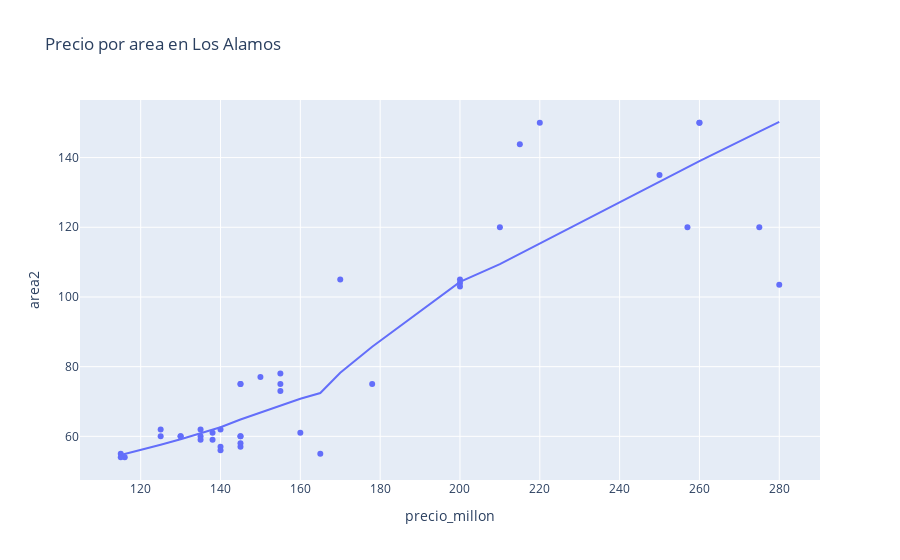

The notebook cell this image was saved under:
### Markdown cell above
Analizando barrio Los Alamos

### Code cell
alamos_plot= dq3.loc[dq3["Barrio"] =="alamos"]
fig1 = px.scatter(alamos_plot, x="precio_millon", y="Area_contruida", trendline="lowess",
                 title="Precio por area en Los Alamos",
                labels={"Area_contruida":"area2"})

fig1.show()

### Figure 1 — Plotly figure (JSON) as saved in the notebook; plotly's stock layout.template omitted (floating-point values rounded to 4 significant figures)
{"data": [{"hovertemplate": "precio_millon=%{x}<br>area2=%{y}<extra></extra>", "legendgroup": "", "marker": {"color": "#636efa", "symbol": "circle"}, "mode": "markers", "name": "", "orientation": "v", "showlegend": false, "type": "scatter", "x": [125, 138, 135, 130, 140, 160, 135, 145, 135, 140, 178, 116, 115, 165, 155, 145, 150, 170, 260, 215, 200, 200, 210, 200, 257, 125, 145, 280, 260, 155, 250, 145, 155, 275, 140, 145, 145, 130, 115, 138, 220], "xaxis": "x", "y": [62, 61, 59, 60, 62, 61, 60, 57, 62, 57, 75, 54, 55, 55, 73, 60, 77, 105, 150, 143.8, 104, 103, 120, 105, 120, 60, 75, 103.5, 150, 75, 135, 75, 78, 120, 56, 60, 58, 60, 54, 59, 150], "yaxis": "y"}, {"hovertemplate": "<b>LOWESS trendline</b><br><br>precio_millon=%{x}<br>area2=%{y} <b>(trend)</b><extra></extra>", "legendgroup": "", "marker": {"color": "#636efa", "symbol": "circle"}, "mode": "lines", "name": "", "showlegend": false, "type": "scatter", "x": [115, 115, 116, 125, 125, 130, 130, 135, 135, 135, 138, 138, 140, 140, 140, 145, 145, 145, 145, 145, 145, 150, 155, 155, 155, 160, 165, 170, 178, 200, 200, 200, 210, 215, 220, 250, 257, 260, 260, 275, 280], "xaxis": "x", "y": [54.67, 54.67, 54.95, 57.6, 57.6, 59.19, 59.19, 60.86, 60.86, 60.86, 61.87, 61.87, 62.62, 62.62, 62.62, 64.82, 64.82, 64.82, 64.82, 64.82, 64.82, 66.77, 68.68, 68.68, 68.68, 70.78, 72.44, 78.27, 85.7, 104.3, 104.3, 104.3, 109.4, 112.4, 115.4, 133.2, 137.3, 139.0, 139.0, 147.5, 150.2], "yaxis": "y"}], "layout": {"legend": {"tracegroupgap": 0}, "title": {"text": "Precio por area en Los Alamos"}, "xaxis": {"anchor": "y", "domain": [0, 1], "title": {"text": "precio_millon"}}, "yaxis": {"anchor": "x", "domain": [0, 1], "title": {"text": "area2"}}}}
